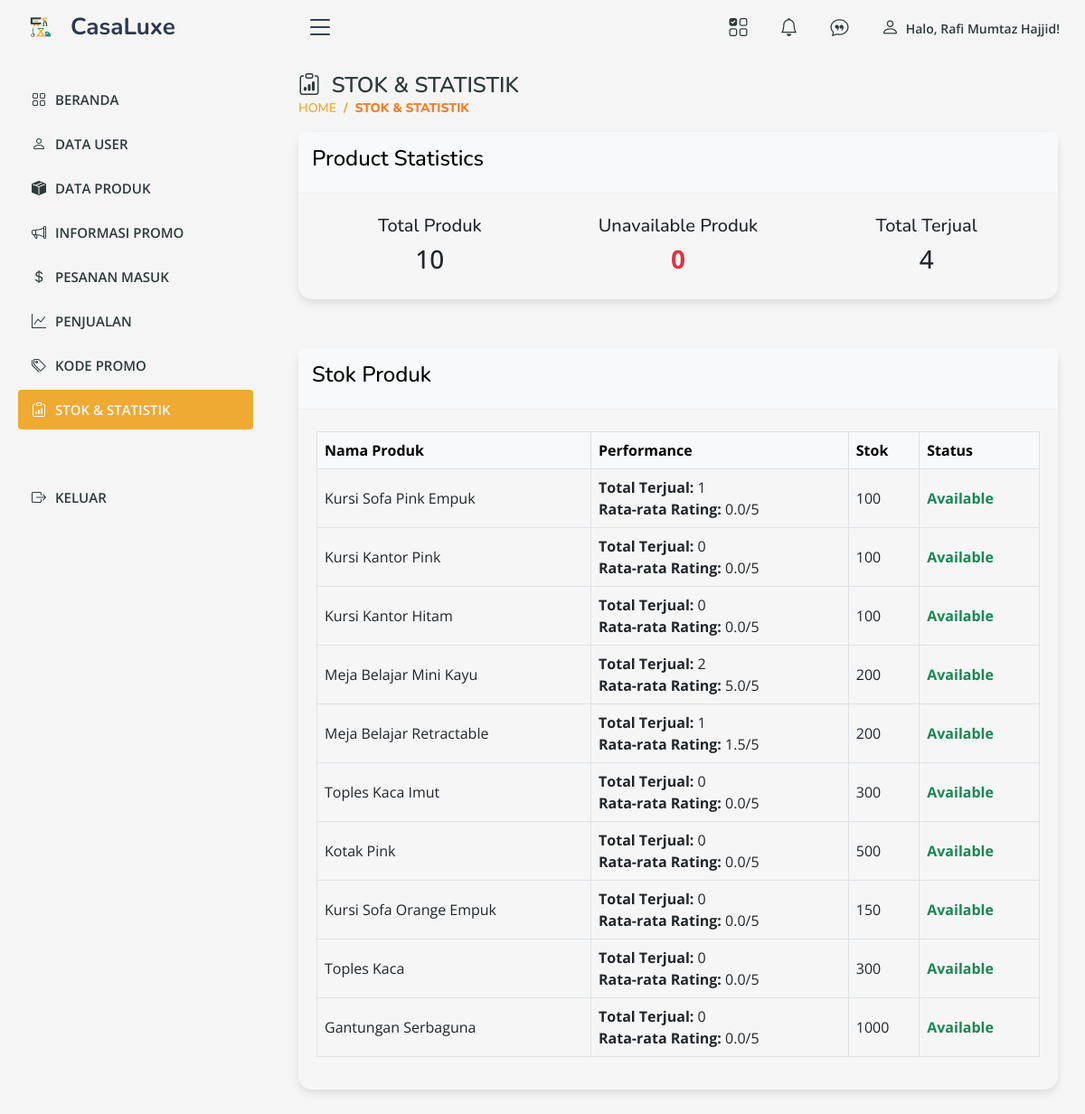
The app's page /admin/stok_produk.php (signed in), older data.
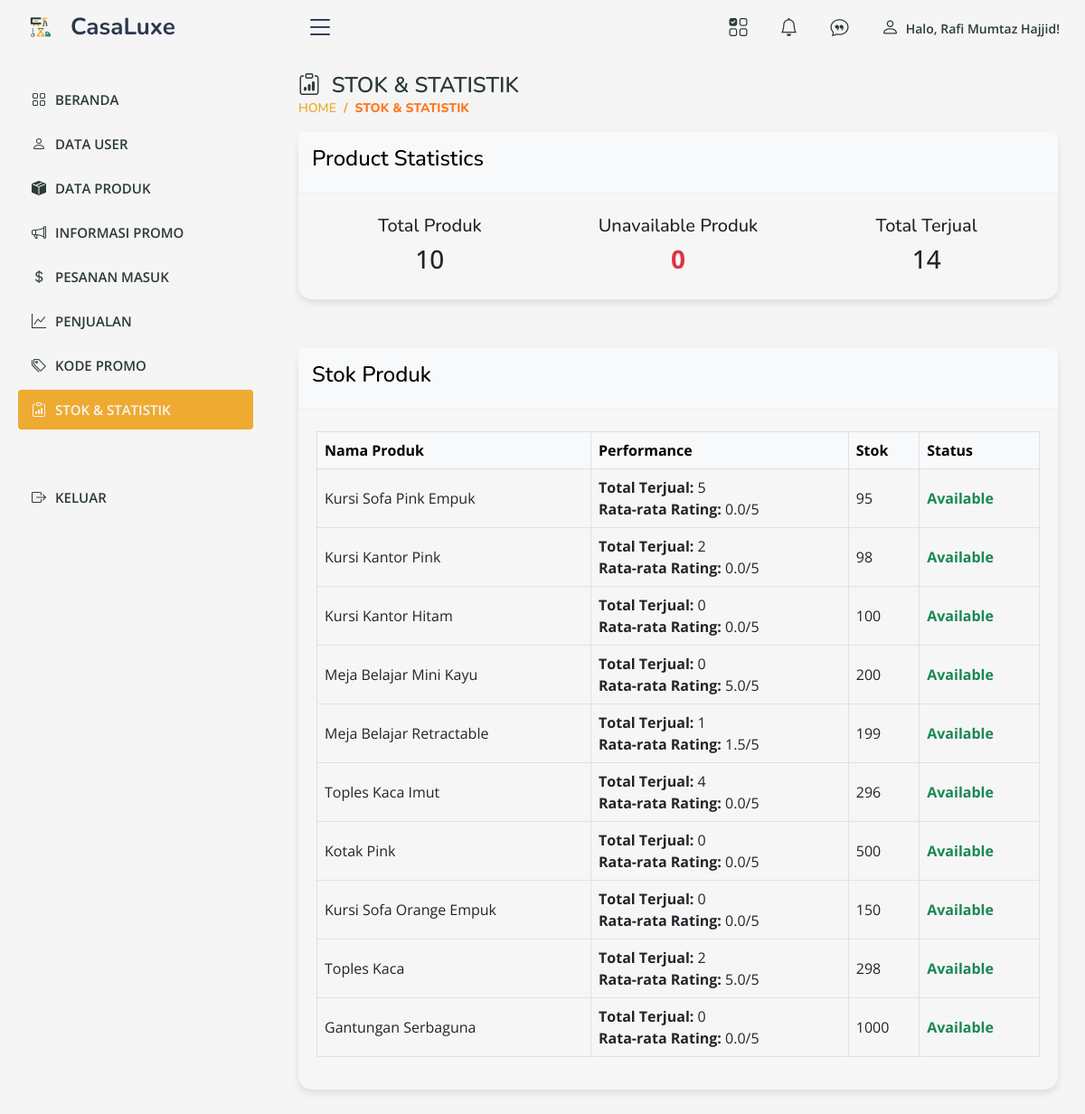
The same page, newer data.
### tables this page shows
CREATE TABLE `produk` (
  `id_produk` int(11) NOT NULL,
  `nama_produk` varchar(255) NOT NULL,
  `deskripsi` text NOT NULL,
  `harga` decimal(10,2) NOT NULL,
  `stok` int(11) NOT NULL,
  `id_kategori` int(11) NOT NULL,
  `created_at` datetime NOT NULL,
  `updated_at` datetime NOT NULL,
  `gambar` varchar(255) NOT NULL
);

### admin/stok_produk.php (the view, shortened to what this page needs)
<?php
include('../db.php');
$sqlStats = "
    SELECT
        COUNT(p.id_produk) AS total_produk,
        SUM(CASE WHEN p.stok = 0 THEN 1 ELSE 0 END) AS unavailable_produk,
        (SELECT SUM(pd.jumlah) FROM pesanan_detail pd JOIN pesanan ps ON pd.id_pesanan = ps.id_pesanan WHERE ps.status_pesanan != 'Dibatalkan') AS total_terjual
    FROM produk p
";
$resultStats = mysqli_query($kon, $sqlStats);
$stats = mysqli_fetch_assoc($resultStats);
$sqlProducts = "
    SELECT
        p.id_produk,
        p.nama_produk,
        p.stok,
        (SELECT SUM(pd.jumlah) FROM pesanan_detail pd JOIN pesanan ps ON pd.id_pesanan = ps.id_pesanan WHERE pd.id_produk = p.id_produk AND ps.status_pesanan != 'Dibatalkan') AS total_terjual,
        (SELECT AVG(rating_produk) FROM review_produk WHERE id_produk = p.id_produk) AS rata_rating
    FROM produk p
";
$resultProducts = mysqli_query($kon, $sqlProducts);
$products = mysqli_fetch_all($resultProducts, MYSQLI_ASSOC);
?>
<!DOCTYPE html>
<html lang="id">
<head>
    <link href="https://cdn.jsdelivr.net/npm/bootstrap@5.3.0/dist/css/bootstrap.min.css" rel="stylesheet">
    <?php
        include 'aset.php';
    ?>
</head>
<body>
    <?php require "atas.php"; ?>
    <?php require "menu.php"; ?>
    <main id="main" class="main">
        <div class="pagetitle">
            <h1><i class="bi bi-clipboard-data"></i>&nbsp; STOK & STATISTIK</h1>
            <nav>
                <ol class="breadcrumb">
                    <li class="breadcrumb-item"><a href="index.php">HOME</a></li>
                    <li class="breadcrumb-item active"> STOK & STATISTIK</li>
                </ol>
            </nav>
        </div>
        <div class="row mb-4">
            <div class="col-12">
                <div class="card">
                    <div class="card-header bg-light text-black">
                        <h4>Product Statistics</h4>
                    </div>
                    <br>
                    <div class="card-body">
                        <div class="row text-center">
                            <div class="col-md-4">
                                <h5>Total Produk</h5>
                                <p class="h3"><?= $stats['total_produk'] ?></p>
                            </div>
                            <div class="col-md-4">
                                <h5>Unavailable Produk</h5>
                                <p class="h3 text-danger"><?= $stats['unavailable_produk'] ?></p>
                            </div>
                            <div class="col-md-4">
                                <h5>Total Terjual</h5>
                                <p class="h3"><?= $stats['total_terjual'] ?? 0 ?></p>
                            </div>
                        </div>
                    </div>
                </div>
            </div>
        </div>
        <div class="row">
            <div class="col-12">
                <div class="card">
                    <div class="card-header bg-light text-black">
                        <h4>Stok Produk</h4>
                    </div>
                    <br>
                    <div class="card-body">
                        <table class="table table-bordered table-hover">
                            <thead class="table-light">
                                <tr>
                                    <th>Nama Produk</th>
                                    <th>Performance</th>
                                    <th>Stok</th>
                                    <th>Status</th>
                                </tr>
                            </thead>
                            <tbody>
                                <?php foreach ($products as $product): ?>
                                    <tr>
                                        <td><?= htmlspecialchars($product['nama_produk']) ?></td>
                                        <td>
                                            <strong>Total Terjual:</strong> <?= $product['total_terjual'] ?? 0 ?> <br>
                                            <strong>Rata-rata Rating:</strong> <?= number_format($product['rata_rating'] ?? 0, 1) ?>/5
                                        </td>
                                        <td><?= $product['stok'] ?></td>
                                        <td>
                                            <?php if ($product['stok'] > 0): ?>
                                                <span class="text-success">Available</span>
                                            <?php else: ?>
                                                <span class="text-danger">Unavailable</span>
                                            <?php endif; ?>
                                        </td>
                                    </tr>
                                <?php endforeach; ?>
                            </tbody>
                        </table>
                    </div>
                </div>
            </div>
        </div>
    </main>
</body>
</html>

Row changes from the older to the newer data that the page shows:
changed produk "Kursi Sofa Pink Empuk": total_terjual "1" → "5"; stok "100" → "95"
changed produk "Kursi Kantor Pink": total_terjual "0" → "2"; stok "100" → "98"
computed for produk "Meja Belajar Mini Kayu": total_terjual "2" → "0"
changed produk "Meja Belajar Retractable": stok "200" → "199"
changed produk "Toples Kaca Imut": total_terjual "0" → "4"; stok "300" → "296"
changed produk "Toples Kaca": total_terjual "0" → "2"; rata_rating "0.0" → "5.0"; stok "300" → "298"
Text that changed along with them:
$stats['total_terjual']: "4" → "14"
